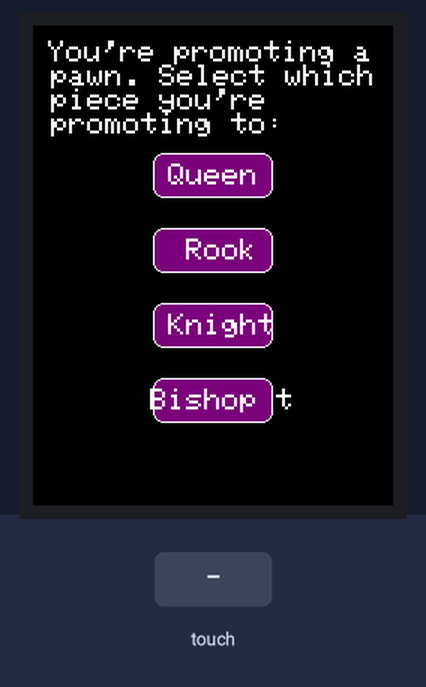
Recording of a sketch running on a simulated Arduino Uno, built with avr-gcc and run on an emulated ATmega328P. Parts: 240×320 colour display. The test bench sets the inputs (shaded band).

Above: at 1.0 s.
1.1 s: touch panel pressed at 38 % / 30 % of its raw x / y range
At 1.2 s:
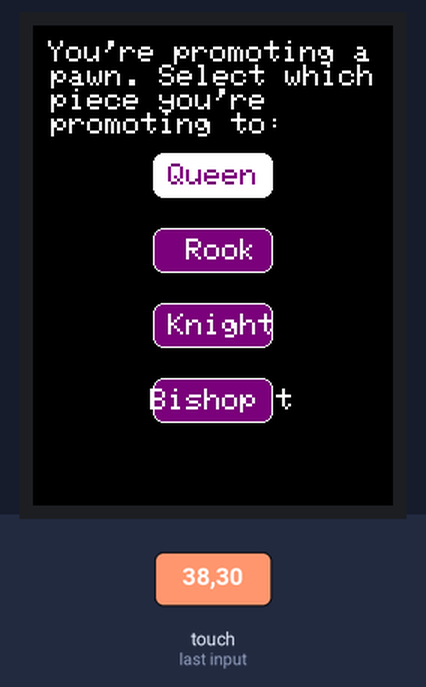
At 1.9 s:
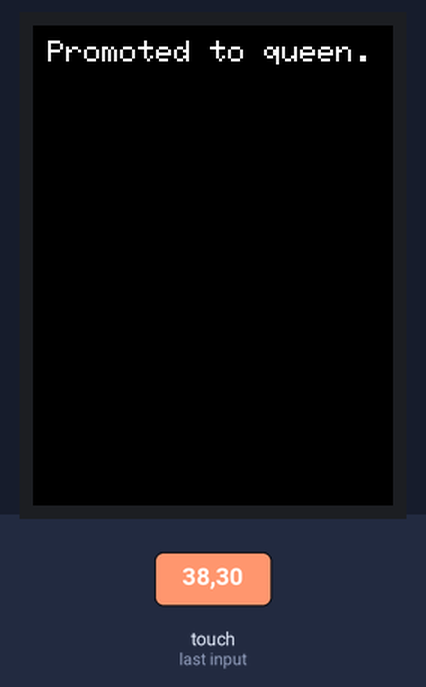
Timing chart, 0 to 4.1 s (numbered marks = the images above; inputs shaded):
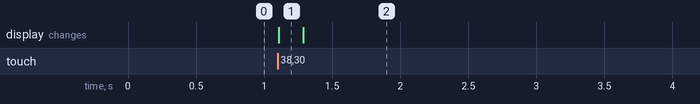

The sketch:

UI_user_promo.ino
```cpp
/*
   Taylor Cox
   Chess UI: asks user which piece they are promoting to
   19 Jan - 2 Feb 2024
*/

#include <Elegoo_GFX.h>    // Core graphics library
#include <Elegoo_TFTLCD.h> // Hardware-specific library
#include <TouchScreen.h>

// The control pins for the LCD can be assigned to any digital or
// analog pins...but we'll use the analog pins as this allows us to
// double up the pins with the touch screen (see the TFT paint example).
#define LCD_CS A3 // Chip Select goes to Analog 3
#define LCD_CD A2 // Command/Data goes to Analog 2
#define LCD_WR A1 // LCD Write goes to Analog 1
#define LCD_RD A0 // LCD Read goes to Analog 0

#define LCD_RESET A4 // Can alternately just connect to Arduino's reset pin

// Assign human-readable names to some common 16-bit color values:
#define	BLACK   0x0000
#define	BLUE    0x001F
#define	RED     0xF800
#define	GREEN   0x07E0
#define CYAN    0x07FF
#define MAGENTA 0xF81F
#define YELLOW  0xFFE0
#define WHITE   0xFFFF

// Color definitions
#define ILI9341_BLACK       0x0000      /*   0,   0,   0 */
#define ILI9341_NAVY        0x000F      /*   0,   0, 128 */
#define ILI9341_DARKGREEN   0x03E0      /*   0, 128,   0 */
#define ILI9341_DARKCYAN    0x03EF      /*   0, 128, 128 */
#define ILI9341_MAROON      0x7800      /* 128,   0,   0 */
#define ILI9341_PURPLE      0x780F      /* 128,   0, 128 */
#define ILI9341_OLIVE       0x7BE0      /* 128, 128,   0 */
#define ILI9341_LIGHTGREY   0xC618      /* 192, 192, 192 */
#define ILI9341_DARKGREY    0x7BEF      /* 128, 128, 128 */
#define ILI9341_BLUE        0x001F      /*   0,   0, 255 */
#define ILI9341_GREEN       0x07E0      /*   0, 255,   0 */
#define ILI9341_CYAN        0x07FF      /*   0, 255, 255 */
#define ILI9341_RED         0xF800      /* 255,   0,   0 */
#define ILI9341_MAGENTA     0xF81F      /* 255,   0, 255 */
#define ILI9341_YELLOW      0xFFE0      /* 255, 255,   0 */
#define ILI9341_WHITE       0xFFFF      /* 255, 255, 255 */
#define ILI9341_ORANGE      0xFD20      /* 255, 165,   0 */
#define ILI9341_GREENYELLOW 0xAFE5      /* 173, 255,  47 */
#define ILI9341_PINK        0xF81F

#define YP A3  // must be an analog pin, use "An" notation!
#define XM A2  // must be an analog pin, use "An" notation!
#define YM 9   // can be a digital pin
#define XP 8   // can be a digital pin

//Touch For New ILI9341 TP
#define TS_MINX 120
#define TS_MAXX 900

#define TS_MINY 70
#define TS_MAXY 920

Elegoo_TFTLCD tft(LCD_CS, LCD_CD, LCD_WR, LCD_RD, LCD_RESET);
TouchScreen ts = TouchScreen(XP, YP, XM, YM, 300);

//creates 4 buttons for user to choose what to promote to
Elegoo_GFX_Button promo_choice[4];
char promolabels[4][8] = {"  Queen ", "   Rook ", "  Knight", " Bishop "};
uint16_t promocolors[4] = {ILI9341_PURPLE, ILI9341_PURPLE, ILI9341_PURPLE, ILI9341_PURPLE};
char promo_to;
bool promo_done = false;

void setup() {

  Serial.begin(9600);

  tft.reset();
  uint16_t identifier = tft.readID();
  if(identifier != 0x9325 & identifier != 0x9328 & identifier != 0x4535 & identifier != 0x7575 & identifier != 0x8357)
     identifier = 0x9341;
  tft.begin(identifier);
  tft.setRotation(2);

  user_promo(); // HARDWIRED CALL FOR TESTING ONLY
}

#define MINPRESSURE 10
#define MAXPRESSURE 1000

// prints line of text
void status(const __FlashStringHelper *msg) {
  tft.setCursor(10, 10);
  tft.setTextColor(ILI9341_WHITE);
  tft.setTextSize(2);
  tft.print(msg);
}

void user_promo() {

  tft.fillScreen(BLACK);
  status(F("You're promoting a  pawn. Select which  piece you're        promoting to:"));

  // button dimensions (makes it easier to read/edit where they're being drawn below)
  #define BUTTON_X 120
  #define BUTTON_Y 100
  #define BUTTON_W 80
  #define BUTTON_H 30
  #define BUTTON_SPACING_X 20
  #define BUTTON_SPACING_Y 20
  #define BUTTON_TEXTSIZE 2

  for (uint8_t row=0; row<4; row++) {
   for (uint8_t col=0; col<1; col++) {
     promo_choice[col + row].initButton(&tft, BUTTON_X+col*(BUTTON_W+BUTTON_SPACING_X),
                BUTTON_Y+row*(BUTTON_H+BUTTON_SPACING_Y),    // x, y, w, h, outline, fill, text
                BUTTON_W, BUTTON_H, ILI9341_WHITE, promocolors[col + row], ILI9341_WHITE,
                promolabels[col + row], BUTTON_TEXTSIZE);
     promo_choice[col + row].drawButton();
   }
  }

  while(!promo_done) {

     digitalWrite(13, HIGH);
     TSPoint p = ts.getPoint();
     digitalWrite(13, LOW);

     pinMode(XM, OUTPUT);
     pinMode(YP, OUTPUT);

     if (p.z > MINPRESSURE && p.z < MAXPRESSURE) {
       p.x = map(p.x, TS_MINX, TS_MAXX, tft.width(), 0);
       p.y = (tft.height()-map(p.y, TS_MINY, TS_MAXY, tft.height(), 0));
     }

     //check if all buttons were pressed
     for (uint8_t b=0; b<4; b++) {
       if (promo_choice[b].contains(p.x, p.y)) {
         promo_done = true;
         promo_choice[b].drawButton(true);  // draw inverted version of button
         switch (b) {
           case 0: promo_to = "q"; break;
           case 1: promo_to = "r"; break;
           case 2: promo_to = "k"; break;
           case 3: promo_to = "b"; break;
           default: break;
         }
         delay(100); //time for user to see button invert
         tft.fillScreen(BLACK);
         switch (b) {
           case 0: status(F("Promoted to queen.")); break;
           case 1: status(F("Promoted to rook.")); break;
           case 2: status(F("Promoted to knight.")); break;
           case 3: status(F("Promoted to bishop.")); break;
           default: break;
         }
         // delay(5000); then call ingame menu function
       }
     }
  }
}

void loop() {}
```

Measured:
- after the input at 1.1 s, the display: changes at once (image 1)
